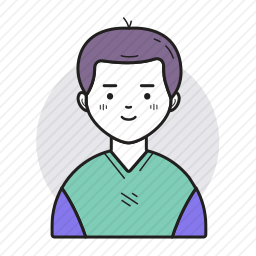
#> input picture img/icon/touxiang.png, 256 x 256 px
$ python 'png转ico.py'
#> lines starting #> are read from the running program, lines starting #| are printed output that depends on the picture
from PIL import Image
import os

png_file = "touxiang.png"          # 你的 PNG 文件
output_folder = "ico_outputs"     # 输出目录

def generate_individual_ico(png_path, output_dir):
#> called with png_path = 'touxiang.png', output_dir = 'ico_outputs'
    sizes = [16, 32, 48, 72, 96, 128, 144, 180, 192, 256, 500, 512]

    # 创建输出目录（如果不存在）
    os.makedirs(output_dir, exist_ok=True)

    # 打开原始图片
    img = Image.open(png_path)
#> img is the input picture: PIL image 256x256 RGBA; mean R, G, B, A 80.9, 88.6, 91.3, 123.6

    # 确保是 RGBA 模式
    if img.mode != 'RGBA':
        img = img.convert('RGBA')

    # 遍历尺寸并保存为独立的 ico 文件
    for size in sizes:
        resized = img.resize((size, size), Image.LANCZOS)
        ico_filename = os.path.join(output_dir, f"{size}.ico")
        resized.save(ico_filename, format='ICO')
        print(f"生成: {ico_filename}")
#> this loop made 12 passes
#> pass 1, in generate_individual_ico, `resized = img.resize((size, size), Image.LANCZOS)`:
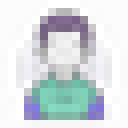
#> resized: PIL image 16x16 RGBA (shown 8 times larger); mean R, G, B, A 104.8, 112.4, 118.6, 122.8; transparent parts drawn white
#> pass 2, in generate_individual_ico, `resized = img.resize((size, size), Image.LANCZOS)`:
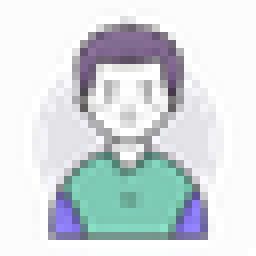
#> resized: PIL image 32x32 RGBA (shown 8 times larger); mean R, G, B, A 95.3, 103.4, 108.1, 123.2; transparent parts drawn white
#> pass 3, in generate_individual_ico, `resized = img.resize((size, size), Image.LANCZOS)`:
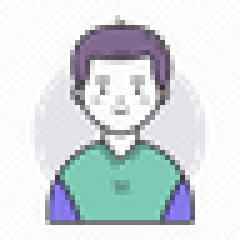
#> resized: PIL image 48x48 RGBA (shown 5 times larger); mean R, G, B, A 88.1, 96.1, 99.5, 123.4; transparent parts drawn white
#> after the loop:
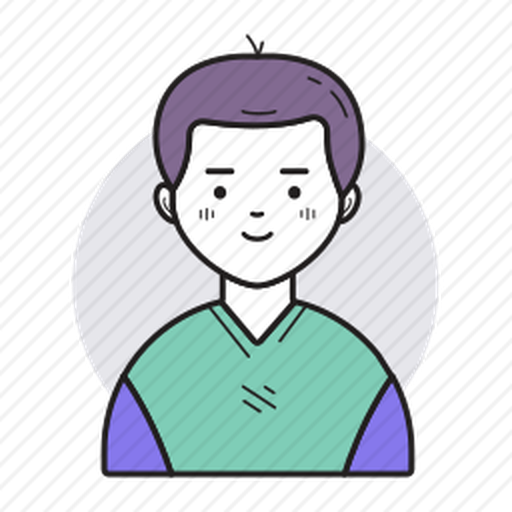
#> resized: PIL image 512x512 RGBA; mean R, G, B, A 82, 89.6, 92.3, 123.6; transparent parts drawn white

    # 生成logo.png 大小为500x500
    resized = img.resize((500, 500), Image.LANCZOS)
#> resized: PIL image 500x500 RGBA
    png_filename = os.path.join(output_dir, f"logo.png")
    resized.save(png_filename, format='png')
    print(f"生成: {png_filename}")
#| 生成: ico_outputs/logo.png

# 示例用法
if __name__ == "__main__":

    generate_individual_ico(png_file, output_folder)
